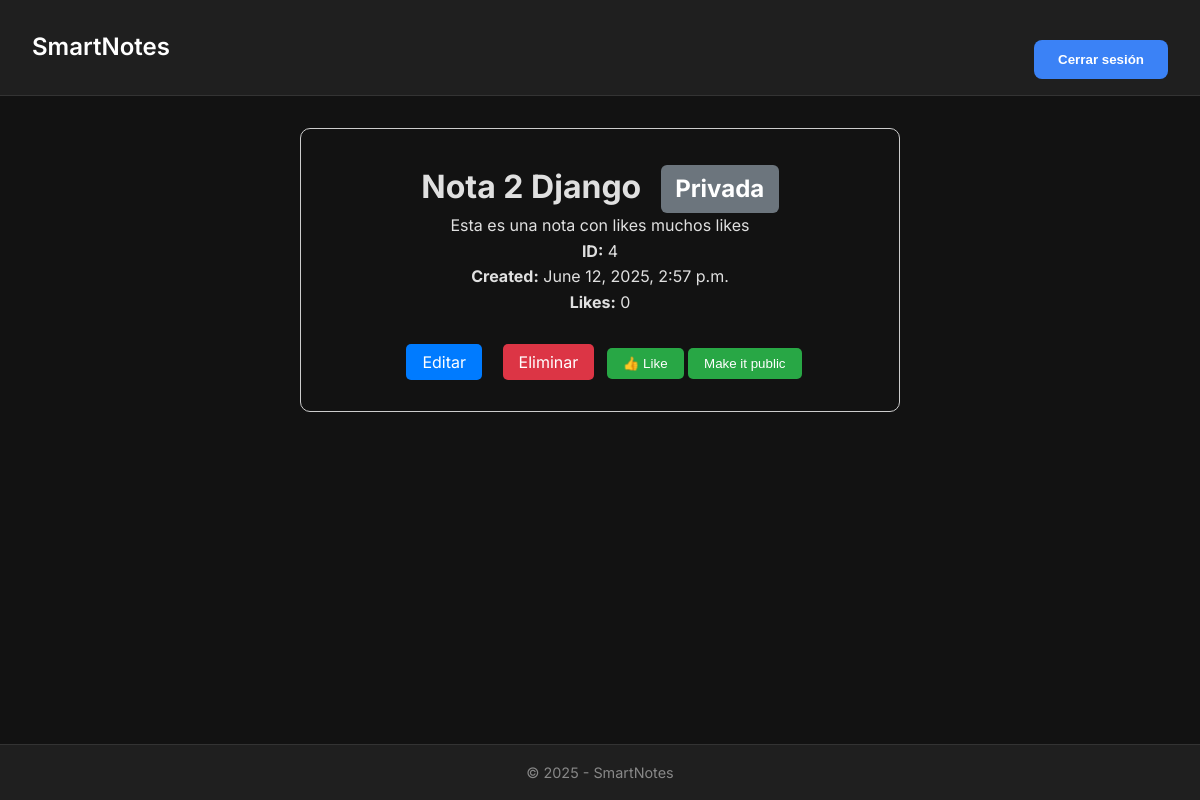
/smart/notes/4 (signed in), run on the app's committed database.
### notes/models.py (models this page shows)
class Notes(models.Model):
    title = models.CharField(max_length=200)
    text = models.TextField()
    created = models.DateTimeField(auto_now_add=True)
    likes = models.PositiveSmallIntegerField(default=0)
    user = models.ForeignKey(User, on_delete=models.CASCADE, related_name="notes")
    public = models.BooleanField(default=False)

### notes/views.py (the view)
# urls.py: path('notes/<int:pk>', views.NotesDetailView.as_view(), name="notes.name"),
class NotesDetailView(DetailView):
    model = Notes
    context_object_name = 'note'
    template_name = 'notes/notes_detail.html'
    def get_object(self, queryset=None):
        note = get_object_or_404(Notes, pk=self.kwargs.get('pk'))
        user = self.request.user
        if note.public or (user.is_authenticated and note.user == user):
            return note
        raise Http404("This note is not available")

### notes/templates/notes/notes_detail.html (shortened to what this page needs)
{% extends "base.html" %}
{% block content %}
    <div style="text-align: center; max-width: 600px; margin: auto; padding: 2rem; border: 1px solid #ccc; border-radius: 10px;">
        {% if not note %}
            <p style="color: red;">Error: Note not found!</p>
        {% else %}
            <h1>
                {{ note.title }}
                <span class="badge {% if note.public %}badge-public{% else %}badge-private{% endif %}">
                    {% if note.public %}Pública{% else %}Privada{% endif %}
                </span>
            </h1>
            <p>{{ note.text }}</p>
            <p><strong>ID:</strong> {{ note.pk }}</p>
            <p><strong>Created:</strong> {{ note.created }}</p>
            <p><strong>Likes:</strong> {{ note.likes }}</p>
            <div style="margin-top: 2rem;">
                <a href="{% url 'notes.update' note.pk %}" style="padding: 0.5rem 1rem; background-color: #007bff; color: white; text-decoration: none; border-radius: 5px; margin: 0.5rem;">Editar</a>
                <a href="{% url 'notes.delete' note.pk %}" style="padding: 0.5rem 1rem; background-color: #dc3545; color: white; text-decoration: none; border-radius: 5px; margin: 0.5rem;">Eliminar</a>
                <form method="POST" action="{% url 'notes.like' note.pk %}" style="display: inline;">
                    <button type="submit" style="padding: 0.5rem 1rem; background-color: #28a745; color: white; border: none; border-radius: 5px; cursor: pointer;">
                        👍 Like
                    </button>
                </form>
                <form method="POST" action="{% url 'notes.change_visibility' note.pk %}" style="display: inline;">
                    <button type="submit" style="padding: 0.5rem 1rem; background-color: #28a745; color: white; border: none; border-radius: 5px; cursor: pointer;">
                        {%if note.public %}
                            Make it private
                        {% else %}
                            Make it public
                        {% endif %}
                    </button>
                </form>
            </div>
        {% endif %}
    </div>
{% endblock %}

### static/css/style.css (style rules this page uses)
* { margin: 0; padding: 0; box-sizing: border-box; }
body { font-family: 'Inter', sans-serif; background-color: #121212; color: #e0e0e0; line-height: 1.6; min-height: 100vh; display: flex; flex-direction: column; }
.badge { display: inline-block; padding: 0.2em 0.6em; font-size: 0.75em; font-weight: bold; border-radius: 0.25em; margin-left: 0.5em; vertical-align: middle; color: white; }
.badge-private { background-color: #6c757d; }

### data on the page
Notes: title "Nota 2 Django", text "Esta es una nota con likes muchos likes", pk "4", created "June 12, 2025, 2:57 p.m.", likes "0"
